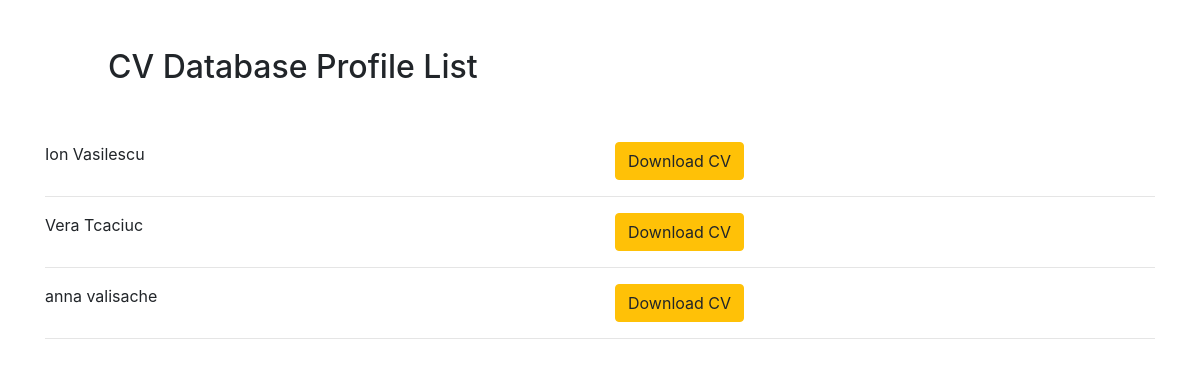
The page /list/ on the database as committed earlier.
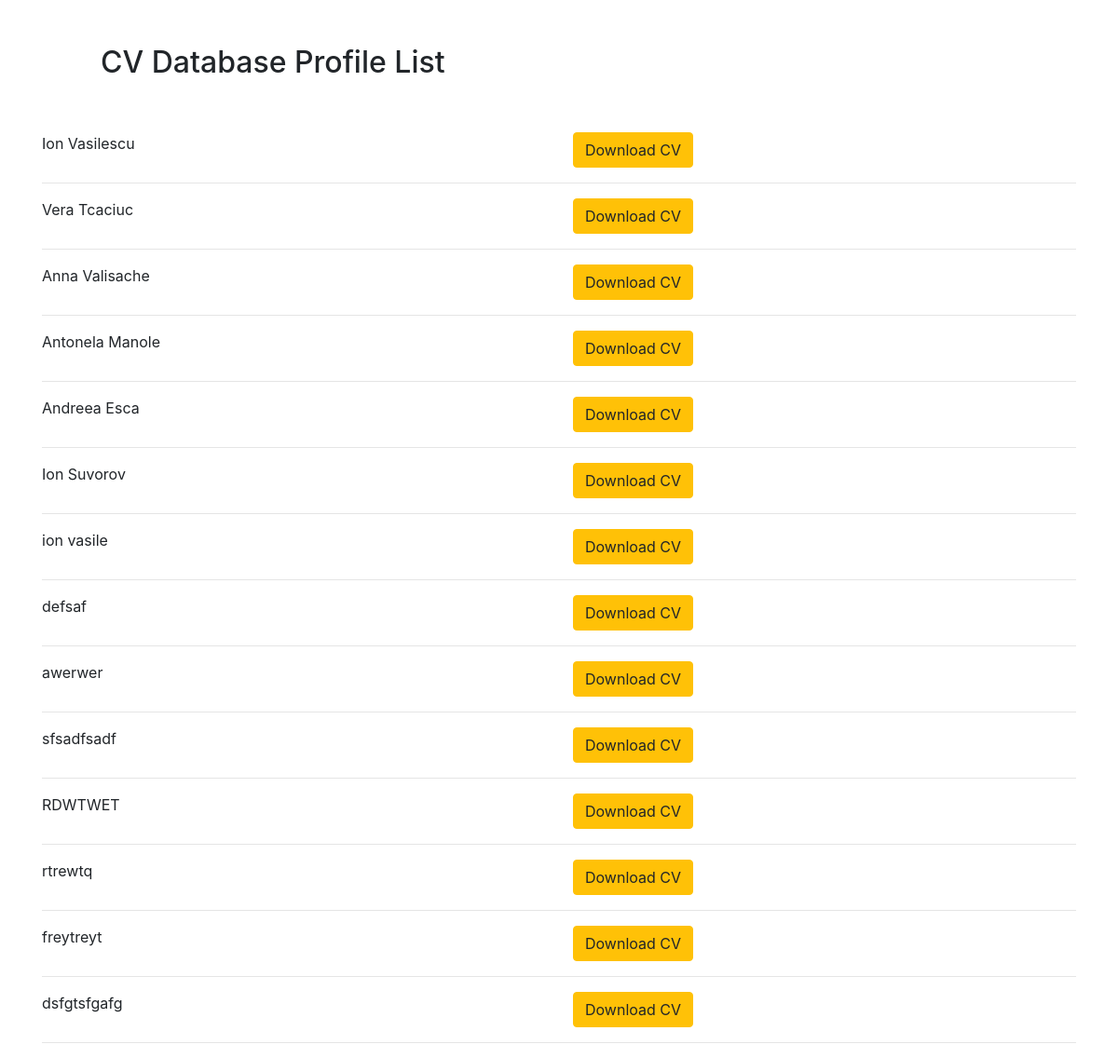
The same page on the database as committed later.
### pdf/models.py (models this page shows)
class Profile(models.Model):
    name = models.CharField(max_length=200)
    email = models.CharField(max_length=200)
    phone = models.CharField(max_length=200)
    summary = models.TextField(max_length=2000)
    degree = models.CharField(max_length=200)
    school = models.CharField(max_length=200)
    university = models.CharField(max_length=200)
    previous_work = models.TextField(max_length=1000)
    skills = models.TextField(max_length=1000)
    photo = models.ImageField(upload_to='photos/%Y/%m/%d/', blank=True)

### pdf/views.py (the view)
# urls.py: path('list/', views.list, name="list"),
def list(request):
    profiles = Profile.objects.all()
    return render(request, 'pdf/list.html', {'profiles': profiles})

### templates/pdf/list.html (shortened to what this page needs)
<!DOCTYPE html>
<html lang="en">
<head>
  <link rel="stylesheet" href="https://maxcdn.bootstrapcdn.com/bootstrap/4.0.0/css/bootstrap.min.css"
>
</head>
<body>
  <div class="container">
    <div class="row m-5">
      <div class="col-md-12">
        <h2>CV Database Profile List</h2>
      </div>
    </div>
    {% for profile in profiles %}
    <div class="row">
      <div class="col-md-6">
        {{profile.name}}
      </div>
      <div class="col-md-6">
         <a href="/{{profile.id}}" class="btn btn-warning">Download CV</a>
        </div>
    </div>
  <hr>
    {% endfor %}
  </div>
</body>
</html>

Rows that differ between the two databases and show on the page:
changed Profile: name "anna valisache" → "Anna Valisache"
added Profile: name "Antonela Manole"
added Profile: name "Andreea Esca"
added Profile: name "Ion Suvorov"
added Profile: name "ion vasile"
added Profile: name "defsaf"
added Profile: name "awerwer"
added Profile: name "sfsadfsadf"
added Profile: name "RDWTWET"
added Profile: name "rtrewtq"
added Profile: name "freytreyt"
added Profile: name "dsfgtsfgafg"
